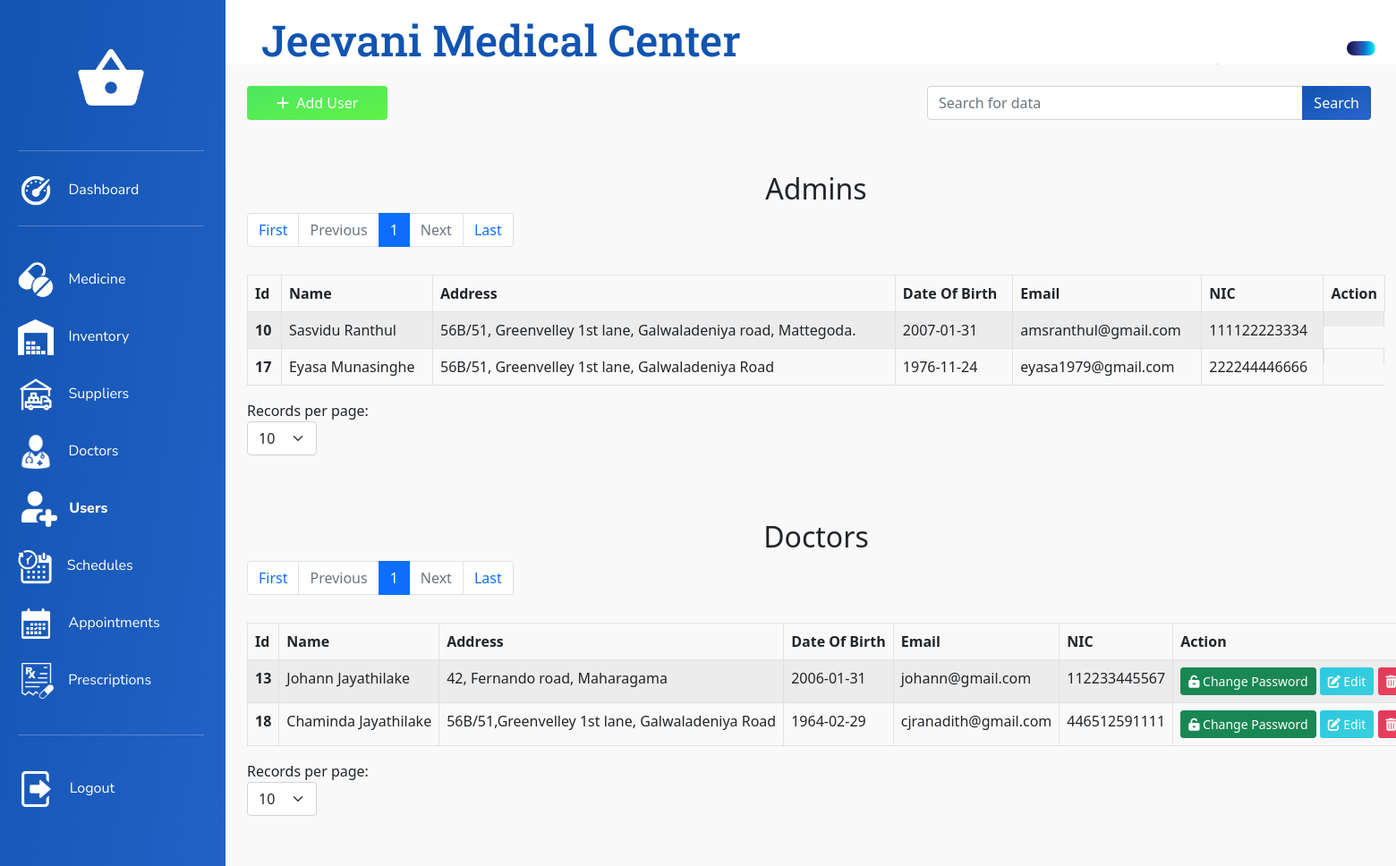
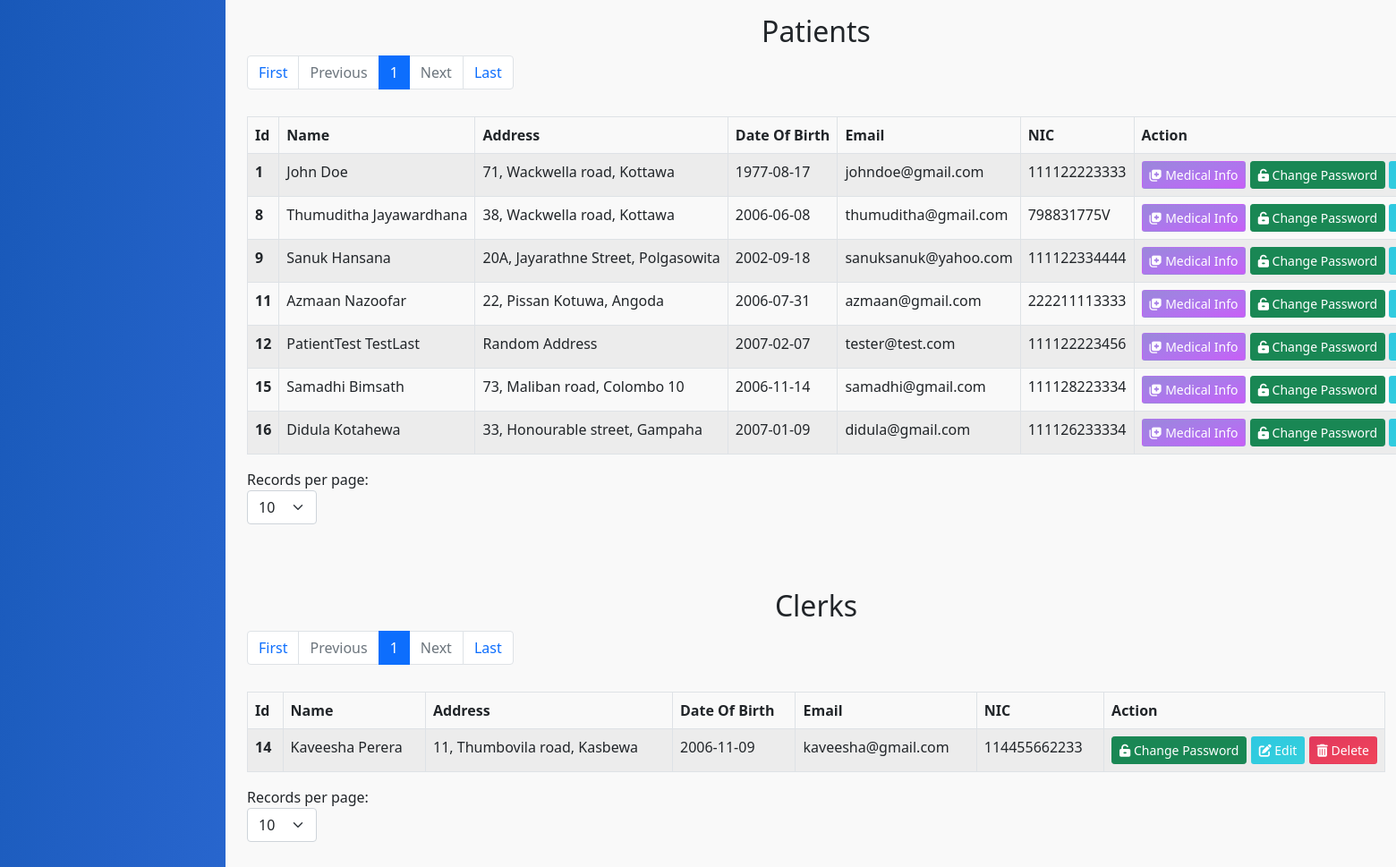
Screenshot of /View/Users.php (signed in) with the database file from the repository (2 pictures, top to bottom).
### tables this page shows
CREATE TABLE `user` (
  `user_id` int(11) NOT NULL,
  `user_fname` varchar(256) NOT NULL,
  `user_lname` varchar(256) NOT NULL,
  `user_address` text DEFAULT 'N/A',
  `user_dob` date NOT NULL,
  `user_email` varchar(128) NOT NULL,
  `user_nic` varchar(12) NOT NULL,
  `user_password` varchar(256) NOT NULL,
  `user_role_id` int(11) NOT NULL,
  `user_attached_info_id` int(11) DEFAULT NULL,
  `user_status` int(11) NOT NULL DEFAULT 1
);

### View/Users.php (the view, shortened to what the rows shown need)
<?php
require_once "../Model/UsersInitializationModel.php";
?>
<!DOCTYPE html>
<html lang="en">
<head>
    <link rel="stylesheet" type="text/css" href="../bootstrap/bootstrap-5.0.2-dist/css/bootstrap.min.css">
    <link rel="stylesheet" type="text/css" href="../CSS/UsersStyles.css">
	<link rel="stylesheet" type="text/css" href="../CSS/AdminDashboardStyles.css">
    <link rel="stylesheet" type="text/css" href="../CSS/CommonDashboardStyles.css">
    <link rel="stylesheet" type="text/css" href="../CSS/Utilities.css">
</head>
<body>
    <div class="container-fluid">
        <div class="row">
            <div class="col-10">
                <div class="row">
                    <div class="col-12 title-content">
                        <h1 class="title-text">Jeevani Medical Center</h1>
                    </div>
                </div>
                <div class="row">
                    <div class="col-12 main-content">
                        <section>
                            <div class="row">
                                <div class="col-12">
                                    <h2 class="TitleTxt">Admins</h2>
                                </div>
                            </div>
                            <div class="row">
                                <div class="col-12">
                                    <table class="table table-striped table-hover table-bordered table-responsive">
                                        <thead>
                                            <tr>
                                                <th scope="col">Id</th>
                                                <th scope="col">Name</th>
                                                <th scope="col">Address</th>
                                                <th scope="col">Date Of Birth</th>
                                                <th scope="col">Email</th>
                                                <th scope="col">NIC</th>
                                                <th scope="th-sm" id="Action">Action</th>
                                            </tr>
                                        </thead>
                                        <tbody>
                                            <?php foreach ($admins as $admin) { ?>
                                                <tr>
                                                    <th scope="row"><?php echo $admin['user_id']; ?></th>
                                                    <td id="UserName<?php echo $admin['user_id']; ?>"> <?php echo $admin['user_fname'] . " " . $admin['user_lname']; ?></td>
                                                    <td id="UserAddress<?php echo $admin['user_id']; ?>"> <?php echo $admin['user_address']; ?></td>
                                                    <td id="UserDateOfBirth<?php echo $admin['user_id']; ?>"> <?php echo $admin['user_dob']; ?></td>
                                                    <td id="UserEmail<?php echo $admin['user_id']; ?>"> <?php echo $admin['user_email']; ?></td>
                                                    <td id="UserNIC<?php echo $admin['user_id']; ?>"> <?php echo $admin['user_nic']; ?></td>
                                                    <td class="adminTableButtons">
                                                    </td>
                                                </tr>
                                            <?php } ?>
                                        </tbody>
                                    </table>
                                </div>
                            </div>
                        </section>
                        <section>
                            <div class="row">
                                <div class="col-12">
                                    <h2 class="TitleTxt">Doctors</h2>
                                </div>
                            </div>
                            <div class="row">
                                <div class="col-12">
                                    <table class="table table-striped table-hover table-bordered table-responsive">
                                        <thead>
                                            <tr>
                                                <th scope="col">Id</th>
                                                <th scope="col">Name</th>
                                                <th scope="col">Address</th>
                                                <th scope="col">Date Of Birth</th>
                                                <th scope="col">Email</th>
                                                <th scope="col">NIC</th>
                                                <th scope="th-sm" id="Action">Action</th>
                                            </tr>
                                        </thead>
                                        <tbody>
                                            <?php foreach ($doctors as $doctor) { ?>
                                                <tr>
                                                    <th scope="row"><?php echo $doctor['user_id']; ?></th>
                                                    <td id="UserName<?php echo $doctor['user_id']; ?>"> <?php echo $doctor['user_fname'] . " " . $doctor['user_lname']; ?></td>
                                                    <td id="UserAddress<?php echo $doctor['user_id']; ?>"> <?php echo $doctor['user_address']; ?></td>
                                                    <td id="UserDateOfBirth<?php echo $doctor['user_id']; ?>"> <?php echo $doctor['user_dob']; ?></td>
                                                    <td id="UserEmail<?php echo $doctor['user_id']; ?>"> <?php echo $doctor['user_email']; ?></td>
                                                    <td id="UserNIC<?php echo $doctor['user_id']; ?>"> <?php echo $doctor['user_nic']; ?></td>
                                                    <td>
                                                        <button type="button" class="btn btn-sm btn-success" name="changePasswordButton" id="password<?php echo $doctor['user_id'] ?>" onclick="openChangePasswordModal(this.id)"><i class="fa-solid fa-unlock-keyhole"></i>&nbsp;Change Password</button>
                                                        <button type="button" class="btn btn-sm btn-themed-info" name="editButton" id="edit<?php echo $doctor['user_id'] ?>" onclick="openEditModal(this.id)"><i class="fa-solid fa-pen-to-square"></i>&nbsp;Edit</button>
                                                        <button type="button" class="btn btn-sm btn-themed-danger btn-action" name="deleteButton" id="del<?php echo $doctor['user_id'] ?>" onclick="openDeleteModal(this.id)"><i class="fa-solid fa-trash-can"></i>&nbsp;Delete</button>
                                                    </td>
                                                </tr>
                                            <?php } ?>
                                        </tbody>
                                    </table>
                                </div>
                            </div>
                        </section>
                        <section>
                            <div class="row">
                                <div class="col-12">
                                    <h2 class="TitleTxt">Patients</h2>
                                </div>
                            </div>
                            <div class="row">
                                <div class="col-12">
                                    <table class="table table-striped table-hover table-bordered table-responsive">
                                        <thead>
                                            <tr>
                                                <th scope="col">Id</th>
                                                <th scope="col">Name</th>
                                                <th scope="col">Address</th>
                                                <th scope="col">Date Of Birth</th>
                                                <th scope="col">Email</th>
                                                <th scope="col">NIC</th>
                                                <th scope="th-sm" id="Action">Action</th>
                                            </tr>
                                        </thead>
                                        <tbody>
                                            <?php foreach ($patients as $patient) { ?>
                                                <tr>
                                                    <th scope="row"><?php echo $patient['user_id']; ?></th>
                                                    <td id="UserName<?php echo $patient['user_id']; ?>"> <?php echo $patient['user_fname'] . " " . $patient['user_lname']; ?></td>
                                                    <td id="UserAddress<?php echo $patient['user_id']; ?>"> <?php echo $patient['user_address']; ?></td>
                                                    <td id="UserDateOfBirth<?php echo $patient['user_id']; ?>"> <?php echo $patient['user_dob']; ?></td>
                                                    <td id="UserEmail<?php echo $patient['user_id']; ?>"> <?php echo $patient['user_email']; ?></td>
                                                    <td id="UserNIC<?php echo $patient['user_id']; ?>"> <?php echo $patient['user_nic']; ?></td>
                                                    <td>
                                                        <button type="button" class="btn btn-sm btn-themed-violet" name="medicalInfoButton" id="medicalInfo<?php echo $patient['user_id'] ?>" onclick="openMedicalInfoPage(this.id)"><i class="fa-solid fa-notes-medical"></i>&nbsp;Medical Info</button>
                                                        <button type="button" class="btn btn-sm btn-success" name="changePasswordButton" id="password<?php echo $patient['user_id'] ?>" onclick="openChangePasswordModal(this.id)"><i class="fa-solid fa-unlock-keyhole"></i>&nbsp;Change Password</button>
                                                        <button type="button" class="btn btn-sm btn-themed-info" name="editButton" id="edit<?php echo $patient['user_id'] ?>" onclick="openEditModal(this.id)"><i class="fa-solid fa-pen-to-square"></i>&nbsp;Edit</button>
                                                    </td>
                                                </tr>
                                            <?php } ?>
                                        </tbody>
                                    </table>
                                </div>
                            </div>
                        </section>
                        <section>
                            <div class="row">
                                <div class="col-12">
                                    <h2 class="TitleTxt">Clerks</h2>
                                </div>
                            </div>
                            <div class="row">
                                <div class="col-12">
                                    <table class="table table-striped table-hover table-bordered table-responsive">
                                        <thead>
                                            <tr>
                                                <th scope="col">Id</th>
                                                <th scope="col">Name</th>
                                                <th scope="col">Address</th>
                                                <th scope="col">Date Of Birth</th>
                                                <th scope="col">Email</th>
                                                <th scope="col">NIC</th>
                                                <th scope="th-sm" id="Action">Action</th>
                                            </tr>
                                        </thead>
                                        <tbody>
                                            <?php foreach ($clerks as $clerk) { ?>
                                                <tr>
                                                    <th scope="row"><?php echo $clerk['user_id']; ?></th>
                                                    <td id="UserName<?php echo $clerk['user_id']; ?>"> <?php echo $clerk['user_fname'] . " " . $clerk['user_lname']; ?></td>
                                                    <td id="UserAddress<?php echo $clerk['user_id']; ?>"> <?php echo $clerk['user_address']; ?></td>
                                                    <td id="UserDateOfBirth<?php echo $clerk['user_id']; ?>"> <?php echo $clerk['user_dob']; ?></td>
                                                    <td id="UserEmail<?php echo $clerk['user_id']; ?>"> <?php echo $clerk['user_email']; ?></td>
                                                    <td id="UserNIC<?php echo $clerk['user_id']; ?>"> <?php echo $clerk['user_nic']; ?></td>
                                                    <td>
                                                        <button type="button" class="btn btn-sm btn-success" name="changePasswordButton" id="password<?php echo $clerk['user_id'] ?>" onclick="openChangePasswordModal(this.id)"><i class="fa-solid fa-unlock-keyhole"></i>&nbsp;Change Password</button>
                                                        <button type="button" class="btn btn-sm btn-themed-info" name="editButton" id="edit<?php echo $clerk['user_id'] ?>" onclick="openEditModal(this.id)"><i class="fa-solid fa-pen-to-square"></i>&nbsp;Edit</button>
                                                        <button type="button" class="btn btn-sm btn-themed-danger btn-action" name="deleteButton" id="del<?php echo $clerk['user_id'] ?>" onclick="openDeleteModal(this.id)"><i class="fa-solid fa-trash-can"></i>&nbsp;Delete</button>
                                                    </td>
                                                </tr>
                                            <?php } ?>
                                        </tbody>
                                    </table>
                                </div>
                            </div>
                        </section>
                    </div>
                </div>
            </div>
        </div>
    </div>
</body>
</html>

### rows the page displays
user: user_id "10", user_fname "Sasvidu", user_lname "Ranthul", user_address "56B/51, Greenvelley 1st lane, Galwaladeniya road, Mattegoda.", user_dob "2007-01-31", user_email "amsranthul@gmail.com", user_nic "111122223334"
user: user_id "17", user_fname "Eyasa", user_lname "Munasinghe", user_address "56B/51, Greenvelley 1st lane, Galwaladeniya Road", user_dob "1976-11-24", user_email "eyasa1979@gmail.com", user_nic "222244446666"
user: user_id "13", user_fname "Johann", user_lname "Jayathilake", user_address "42, Fernando road, Maharagama", user_dob "2006-01-31", user_email "johann@gmail.com", user_nic "112233445567"
user: user_id "18", user_fname "Chaminda", user_lname "Jayathilake", user_address "56B/51,Greenvelley 1st lane, Galwaladeniya Road", user_dob "1964-02-29", user_email "cjranadith@gmail.com", user_nic "446512591111"
user: user_id "1", user_fname "John", user_lname "Doe", user_address "71, Wackwella road, Kottawa", user_dob "1977-08-17", user_email "johndoe@gmail.com", user_nic "111122223333"
user: user_id "8", user_fname "Thumuditha", user_lname "Jayawardhana", user_address "38, Wackwella road, Kottawa", user_dob "2006-06-08", user_email "thumuditha@gmail.com", user_nic "798831775V"
user: user_id "9", user_fname "Sanuk", user_lname "Hansana", user_address "20A, Jayarathne Street, Polgasowita", user_dob "2002-09-18", user_email "sanuksanuk@yahoo.com", user_nic "111122334444"
user: user_id "11", user_fname "Azmaan", user_lname "Nazoofar", user_address "22, Pissan Kotuwa, Angoda", user_dob "2006-07-31", user_email "azmaan@gmail.com", user_nic "222211113333"
user: user_id "12", user_fname "PatientTest", user_lname "TestLast", user_address "Random Address", user_dob "2007-02-07", user_email "tester@test.com", user_nic "111122223456"
user: user_id "15", user_fname "Samadhi", user_lname "Bimsath", user_address "73, Maliban road, Colombo 10", user_dob "2006-11-14", user_email "samadhi@gmail.com", user_nic "111128223334"
user: user_id "16", user_fname "Didula", user_lname "Kotahewa", user_address "33, Honourable street, Gampaha", user_dob "2007-01-09", user_email "didula@gmail.com", user_nic "111126233334"
user: user_id "14", user_fname "Kaveesha", user_lname "Perera", user_address "11, Thumbovila road, Kasbewa", user_dob "2006-11-09", user_email "kaveesha@gmail.com", user_nic "114455662233"
